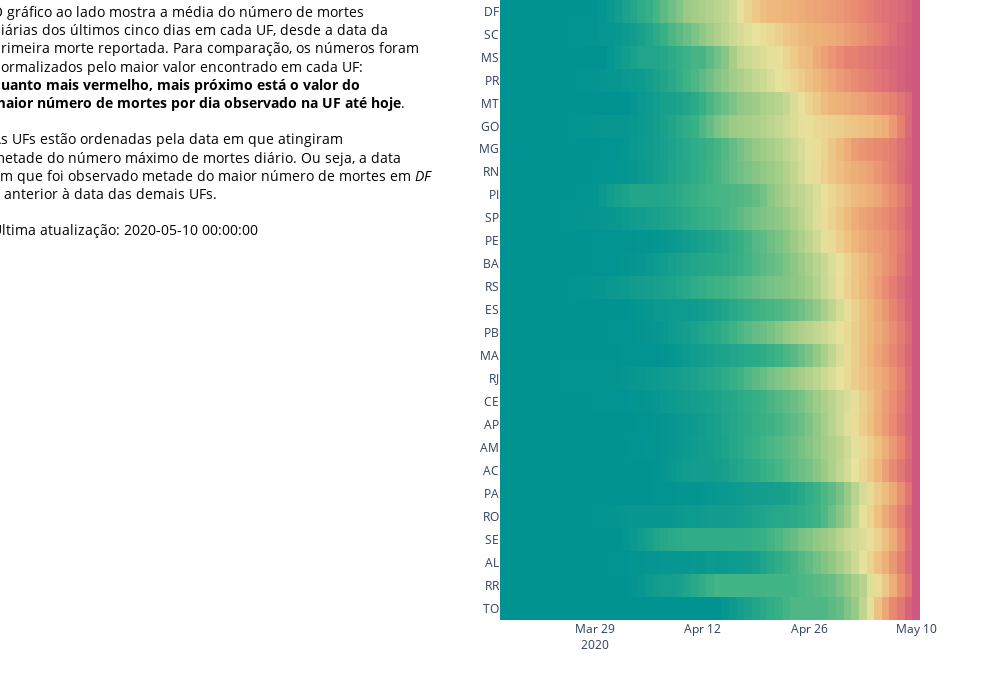

The cell this chart's notebook holds for it:
### Code cell
prepare_heatmap(df)

### Figure 1 — Plotly figure (JSON) as saved in the notebook; plotly's stock layout.template omitted (floating-point values rounded to 4 significant figures; data arrays with more than 128 entries replaced by an {"elided": "..."} marker saying what was removed)
{"data": [{"colorscale": [[0, "rgb(0, 147, 146)"], [0.1667, "rgb(57, 177, 133)"], [0.3333, "rgb(156, 203, 134)"], [0.5, "rgb(233, 226, 156)"], [0.6667, "rgb(238, 180, 121)"], [0.8333, "rgb(232, 132, 113)"], [1, "rgb(207, 89, 126)"]], "hoverinfo": "text", "showscale": false, "text": {"elided": "27x55 str values"}, "type": "heatmap", "x": ["2020-03-17 00:00:00", "2020-03-18 00:00:00", "2020-03-19 00:00:00", "2020-03-20 00:00:00", "2020-03-21 00:00:00", "2020-03-22 00:00:00", "2020-03-23 00:00:00", "2020-03-24 00:00:00", "2020-03-25 00:00:00", "2020-03-26 00:00:00", "2020-03-27 00:00:00", "2020-03-28 00:00:00", "2020-03-29 00:00:00", "2020-03-30 00:00:00", "2020-03-31 00:00:00", "2020-04-01 00:00:00", "2020-04-02 00:00:00", "2020-04-03 00:00:00", "2020-04-04 00:00:00", "2020-04-05 00:00:00", "2020-04-06 00:00:00", "2020-04-07 00:00:00", "2020-04-08 00:00:00", "2020-04-09 00:00:00", "2020-04-10 00:00:00", "2020-04-11 00:00:00", "2020-04-12 00:00:00", "2020-04-13 00:00:00", "2020-04-14 00:00:00", "2020-04-15 00:00:00", "2020-04-16 00:00:00", "2020-04-17 00:00:00", "2020-04-18 00:00:00", "2020-04-19 00:00:00", "2020-04-20 00:00:00", "2020-04-21 00:00:00", "2020-04-22 00:00:00", "2020-04-23 00:00:00", "2020-04-24 00:00:00", "2020-04-25 00:00:00", "2020-04-26 00:00:00", "2020-04-27 00:00:00", "2020-04-28 00:00:00", "2020-04-29 00:00:00", "2020-04-30 00:00:00", "2020-05-01 00:00:00", "2020-05-02 00:00:00", "2020-05-03 00:00:00", "2020-05-04 00:00:00", "2020-05-05 00:00:00", "2020-05-06 00:00:00", "2020-05-07 00:00:00", "2020-05-08 00:00:00", "2020-05-09 00:00:00", "2020-05-10 00:00:00"], "y": ["TO", "RR", "AL", "SE", "RO", "PA", "AC", "AM", "AP", "CE", "RJ", "MA", "PB", "ES", "RS", "BA", "PE", "SP", "PI", "RN", "MG", "GO", "MT", "PR", "MS", "SC", "DF"], "z": {"elided": "27x55 float values"}}], "layout": {"annotations": [{"align": "left", "font": {"color": "black", "size": 14}, "showarrow": false, "text": "\n        O gráfico ao lado mostra a média do número de mortes<br>\n        diárias dos últimos cinco dias em cada UF, desde a data da<br>\n        primeira morte reportada. Para comparação, os números foram<br>\n        normalizados pelo maior valor encontrado em cada UF:<br>\n        <b>quanto mais vermelho, mais próximo está o valor do<br>\n        maior número de mortes por dia observado na UF até hoje</b>.<br>\n        <br>\n        As UFs estão ordenadas pela data em que atingiram <br>\n        metade do número máximo de mortes diário. Ou seja, a data<br>\n        em que foi observado metade do maior número de mortes em <i>DF</i><br>\n        é anterior à data das demais UFs.\n        <br><br>\n        Última atualização: 2020-05-10 00:00:00\n    ", "x": -1.3, "xref": "paper", "y": 1, "yref": "paper"}], "height": 700, "margin": {"l": 500, "t": 0}, "width": 1000}}
